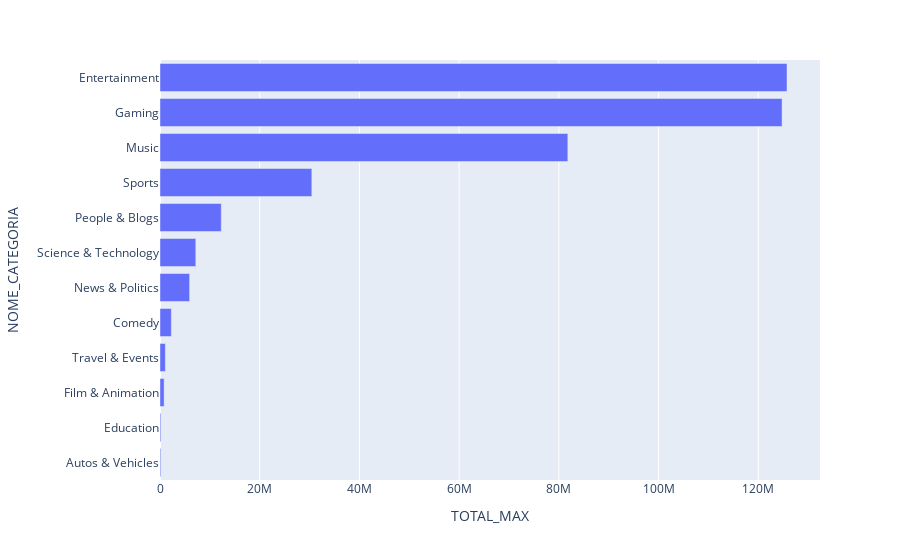

The code cell stored with this chart in its notebook:
### Code cell
fig = px.bar(
    base_trends_completa,
    x='TOTAL_MAX',
    y='NOME_CATEGORIA',
    orientation='h',
    category_orders={'NOME_CATEGORIA': base_trends_completa['NOME_CATEGORIA'].tolist()}

)
fig.show()

### Figure 1 — Plotly figure (JSON) as saved in the notebook; plotly's stock layout.template omitted (floating-point values rounded to 4 significant figures)
{"data": [{"alignmentgroup": "True", "hovertemplate": "TOTAL_MAX=%{x}<br>NOME_CATEGORIA=%{y}<extra></extra>", "legendgroup": "", "marker": {"color": "#636efa", "pattern": {"shape": ""}}, "name": "", "offsetgroup": "", "orientation": "h", "showlegend": false, "textposition": "auto", "type": "bar", "x": [125759485, 124769848, 81801902, 30452063, 12286382, 7185043, 5939219, 2277480, 1074972, 823820, 171756, 161708], "xaxis": "x", "y": ["Entertainment", "Gaming", "Music", "Sports", "People & Blogs", "Science & Technology", "News & Politics", "Comedy", "Travel & Events", "Film & Animation", "Education", "Autos & Vehicles"], "yaxis": "y"}], "layout": {"barmode": "relative", "legend": {"tracegroupgap": 0}, "margin": {"t": 60}, "xaxis": {"anchor": "y", "domain": [0, 1], "title": {"text": "TOTAL_MAX"}}, "yaxis": {"anchor": "x", "categoryarray": ["Autos & Vehicles", "Education", "Film & Animation", "Travel & Events", "Comedy", "News & Politics", "Science & Technology", "People & Blogs", "Sports", "Music", "Gaming", "Entertainment"], "categoryorder": "array", "domain": [0, 1], "title": {"text": "NOME_CATEGORIA"}}}}
